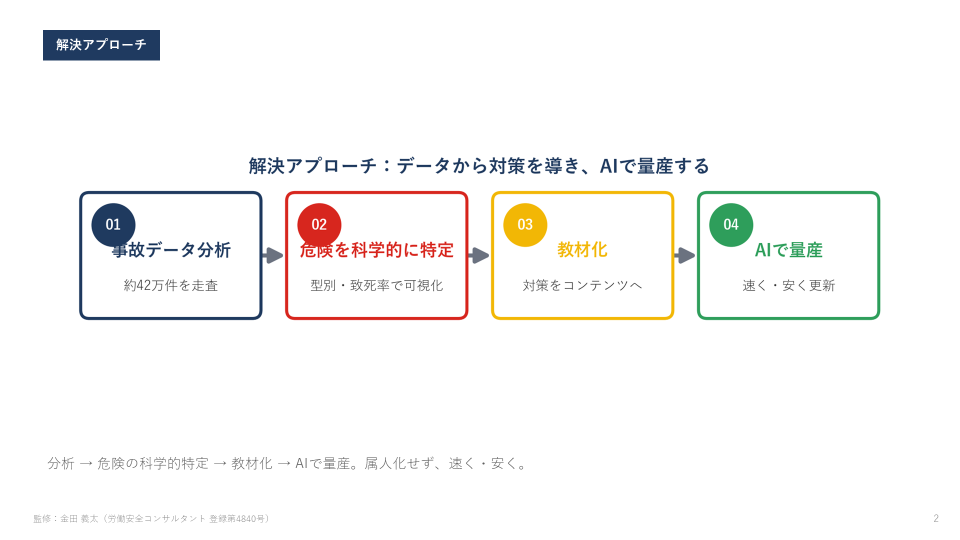
#> input picture qa_prop/r2_slide03.png, 1920 x 1080 px, given in place of r4_slide09.png, which was not available (shown at 1/2 size)
$ python _qa4_crop.py
#> lines starting #> are read from the running program, lines starting #| are printed output that depends on the picture; pictures that were not available may be replaced by others from this repository, and a replacement may not be noted
# -*- coding: utf-8 -*-
from PIL import Image
import os
BASE=r"C:\Users\kanet\20260522\safe1\qa_prop"
for s in (9,10):
    im=Image.open(os.path.join(BASE,"r4_slide%02d.png"%s))
#> im is the input picture: PIL image 1920x1080 RGB; mean R, G, B 248.2, 247.7, 246.6
    w,h=im.size
#> w = 1920; h = 1080
    # bottom table region
    im.crop((0,int(h*0.46),w,h)).save(os.path.join(BASE,"r4_s%02d_bot.png"%s))
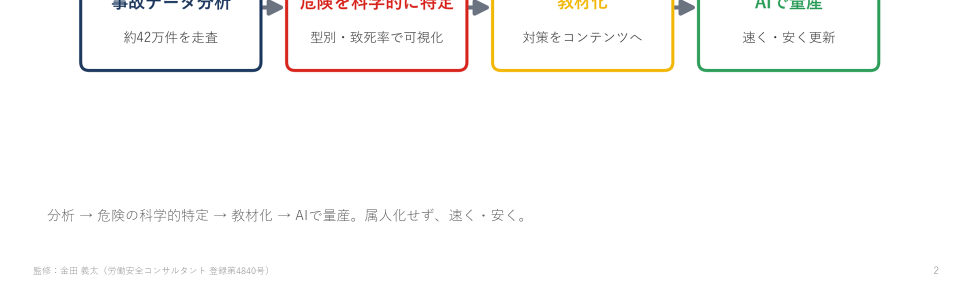
#> saved as r4_s09_bot.png: PIL image 1920x584 RGB (shown at 1/2 size); mean R, G, B 251.2, 250.6, 249.8
    # top photos region
    im.crop((0,0,w,int(h*0.50))).save(os.path.join(BASE,"r4_s%02d_top.png"%s))
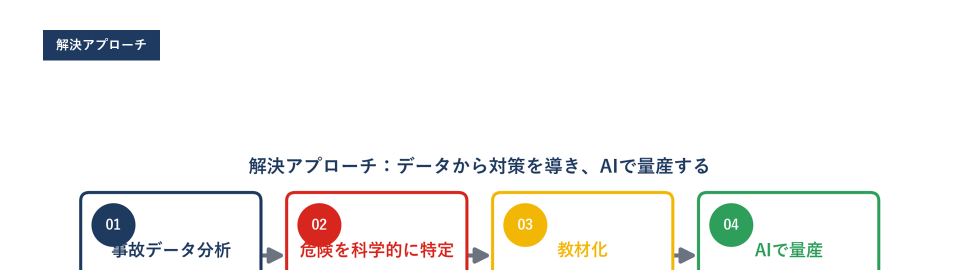
#> saved as r4_s09_top.png: PIL image 1920x540 RGB (shown at 1/2 size); mean R, G, B 244.3, 243.5, 242
#> pass 2 of the loop `for s in (9,10):`:
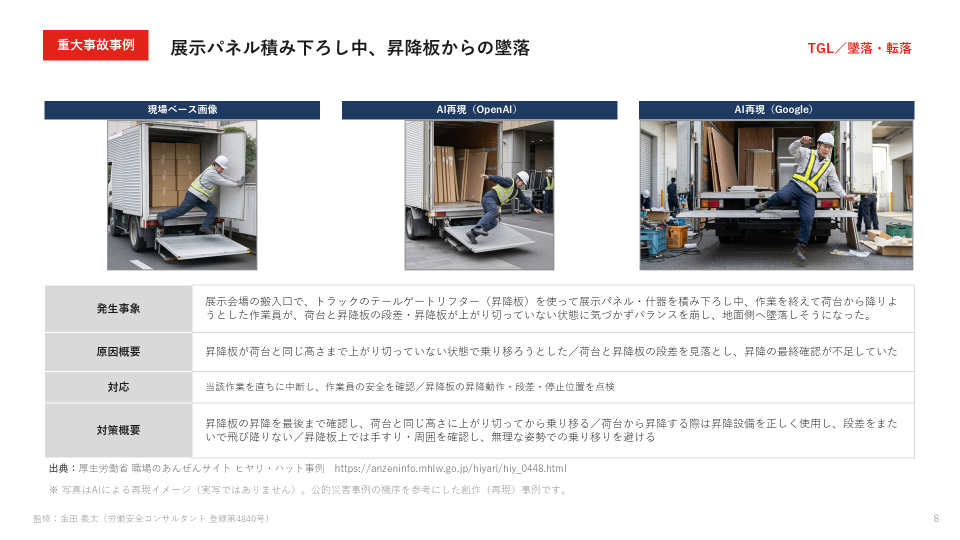
#> input picture qa_prop/r2_slide09.png, 1920 x 1080 px, given in place of r4_slide10.png, which was not available (shown at 1/2 size)
#> im is the input picture: PIL image 1920x1080 RGB; mean R, G, B 220.2, 219.3, 219.8
#> `im.crop((0,int(h*0.46),w,h)).save(os.path.join(BASE,"r4_s%02d_bot.png"..`:
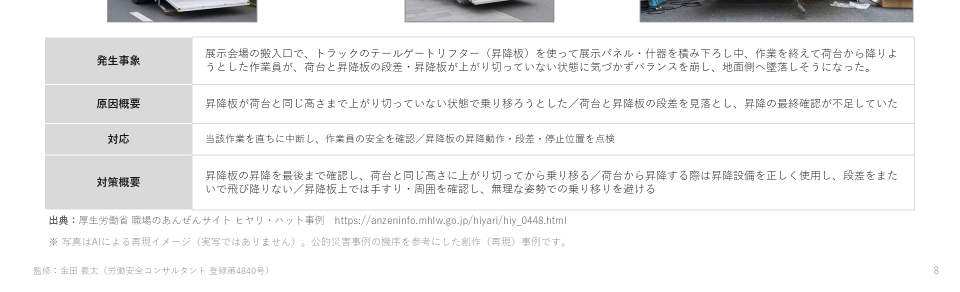
#> saved as r4_s10_bot.png: PIL image 1920x584 RGB (shown at 1/2 size); mean R, G, B 239.2, 239.3, 239.4
#> `im.crop((0,0,w,int(h*0.50))).save(os.path.join(BASE,"r4_s%02d_top.png"..`:
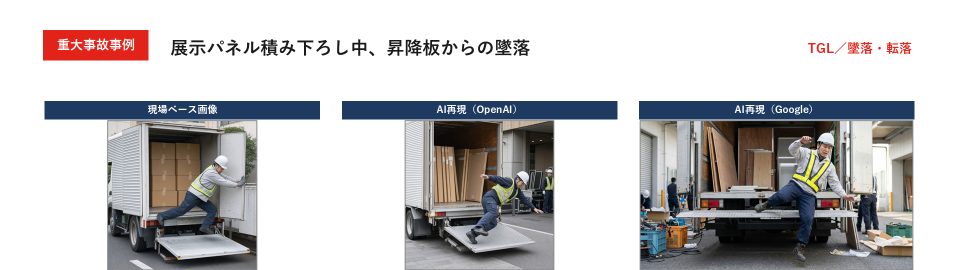
#> saved as r4_s10_top.png: PIL image 1920x540 RGB (shown at 1/2 size); mean R, G, B 195.5, 193.8, 194.7
print("OK")
